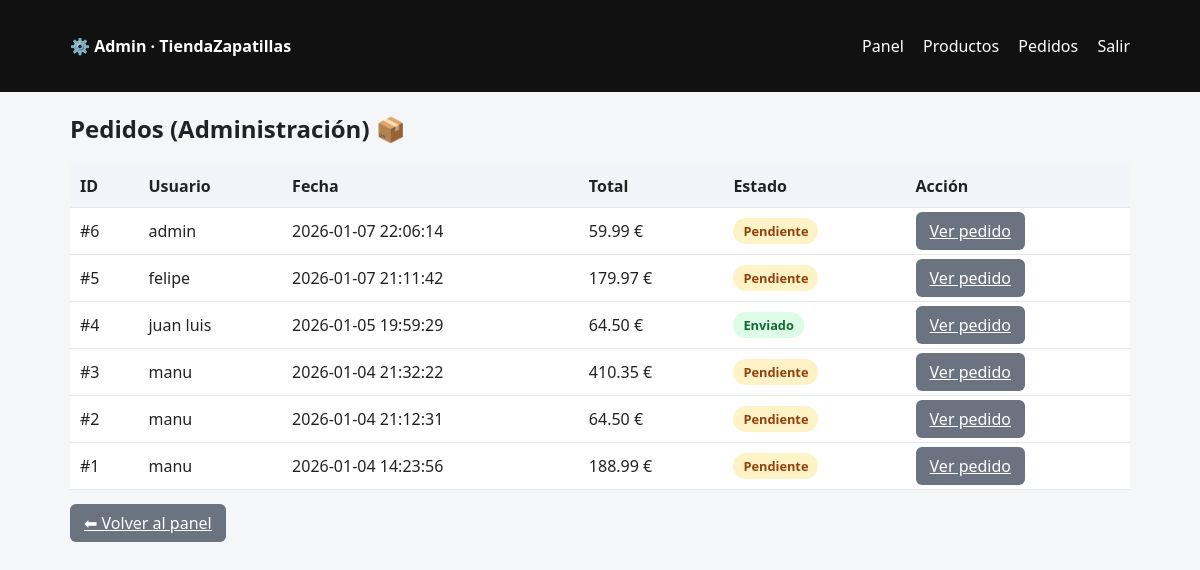
The page /pages/admin/pedidos.php (signed in) on the database its author committed.
### tables this page shows
CREATE TABLE `pedidos` (
  `id` int(11) NOT NULL,
  `usuario_id` int(11) NOT NULL,
  `fecha` datetime DEFAULT current_timestamp(),
  `total` decimal(10,2) NOT NULL,
  `estado` varchar(20) DEFAULT 'pendiente'
);

CREATE TABLE `usuarios` (
  `id` int(11) NOT NULL,
  `nombre` varchar(100) DEFAULT NULL,
  `email` varchar(100) DEFAULT NULL,
  `password` varchar(255) DEFAULT NULL,
  `fechaRegistro` datetime DEFAULT NULL,
  `rol` varchar(20) DEFAULT 'usuario'
);

### pages/admin/pedidos.php (the view, shortened to what this page needs)
<?php
require_once "../../includes/conexion.php";
$res = $conexion->query("
    SELECT p.id,
           u.nombre AS usuario,
           p.fecha,
           p.total,
           p.estado
    FROM pedidos p
    JOIN usuarios u ON u.id = p.usuario_id
    ORDER BY p.fecha DESC
");
?>
<!DOCTYPE html>
<html lang="es">
<head>
    <link rel="stylesheet" href="../../assets/css/style.css">
</head>
<body>
<?php require_once "../../includes/admin_header.php"; ?>
<div class="container">
    <h2>Pedidos (Administración) 📦</h2>
    <?php if ($res->num_rows === 0): ?>
        <p>No hay pedidos todavía.</p>
    <?php else: ?>
    <table>
        <tr>
            <th>ID</th>
            <th>Usuario</th>
            <th>Fecha</th>
            <th>Total</th>
            <th>Estado</th>
            <th>Acción</th>
        </tr>
        <?php while ($p = $res->fetch_assoc()): ?>
        <tr>
            <td>#<?= (int)$p['id'] ?></td>
            <td><?= htmlspecialchars($p['usuario']) ?></td>
            <td><?= htmlspecialchars($p['fecha']) ?></td>
            <td><?= number_format((float)$p['total'], 2) ?> €</td>
            <td>
                <?php
                    $estado = $p['estado'];
                    $clase = "badge badge-$estado";
                ?>
                <span class="<?= $clase ?>">
                    <?= htmlspecialchars(ucfirst($estado)) ?>
                </span>
            </td>
            <td>
                <a class="btn btn-secondary"
                   href="pedido_ver.php?id=<?= $p['id'] ?>">
                    Ver pedido
                </a>
            </td>
        </tr>
        <?php endwhile; ?>
    </table>
    <?php endif; ?>
    <br>
    <a class="btn btn-secondary" href="index.php">⬅ Volver al panel</a>
</div>
</body>
</html>

### assets/css/style.css (style rules this page uses)
* { box-sizing: border-box; font-family: system-ui, -apple-system, BlinkMacSystemFont; }
body { margin: 0; background: #f4f6f8; color: #222; }
.container { max-width: 1100px; margin: auto; padding: 20px; }
.btn { padding: 8px 14px; border-radius: 6px; border: none; background: #2563eb; color: white; cursor: pointer; }
.btn-secondary { background: #6b7280; }
table { width: 100%; border-collapse: collapse; background: white; }
th, td { padding: 10px; border-bottom: 1px solid #e5e7eb; }
th { background: #f1f5f9; text-align: left; }
h1, h2, h3 { margin-top: 0; }
h2 { margin-bottom: 20px; }
a { color: #2563eb; }
.badge { display: inline-block; padding: 4px 10px; border-radius: 999px; font-size: 0.8rem; font-weight: 600; }
.badge-pendiente { background: #fef3c7; color: #92400e; }
.badge-enviado { background: #dcfce7; color: #166534; }

### rows shown on the page
pedidos: id "6", usuario.nombre "admin", fecha "2026-01-07 22:06:14", total "59.99", estado "Pendiente"
pedidos: id "5", usuario.nombre "felipe", fecha "2026-01-07 21:11:42", total "179.97", estado "Pendiente"
pedidos: id "4", usuario.nombre "juan luis", fecha "2026-01-05 19:59:29", total "64.50", estado "Enviado"
pedidos: id "3", usuario.nombre "manu", fecha "2026-01-04 21:32:22", total "410.35", estado "Pendiente"
pedidos: id "2", usuario.nombre "manu", fecha "2026-01-04 21:12:31", total "64.50", estado "Pendiente"
pedidos: id "1", usuario.nombre "manu", fecha "2026-01-04 14:23:56", total "188.99", estado "Pendiente"
